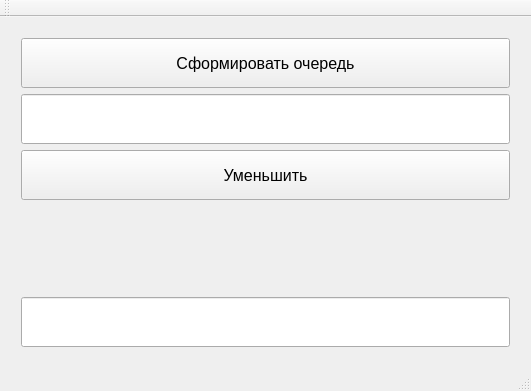
<?xml version="1.0" encoding="UTF-8"?>
<ui version="4.0">
 <class>lab10</class>
 <widget class="QMainWindow" name="lab10">
  <property name="geometry">
   <rect>
    <x>0</x>
    <y>0</y>
    <width>531</width>
    <height>391</height>
   </rect>
  </property>
  <property name="windowTitle">
   <string>lab10</string>
  </property>
  <widget class="QWidget" name="centralWidget">
   <widget class="QWidget" name="">
    <property name="geometry">
     <rect>
      <x>10</x>
      <y>10</y>
      <width>511</width>
      <height>331</height>
     </rect>
    </property>
    <layout class="QVBoxLayout" name="verticalLayout">
     <item>
      <widget class="QPushButton" name="pushButton">
       <property name="minimumSize">
        <size>
         <width>0</width>
         <height>50</height>
        </size>
       </property>
       <property name="font">
        <font>
         <pointsize>12</pointsize>
        </font>
       </property>
       <property name="text">
        <string>Сформировать очередь</string>
       </property>
      </widget>
     </item>
     <item>
      <widget class="QLineEdit" name="lineEdit">
       <property name="minimumSize">
        <size>
         <width>0</width>
         <height>50</height>
        </size>
       </property>
       <property name="font">
        <font>
         <pointsize>12</pointsize>
        </font>
       </property>
      </widget>
     </item>
     <item>
      <widget class="QPushButton" name="pushButton_2">
       <property name="minimumSize">
        <size>
         <width>0</width>
         <height>50</height>
        </size>
       </property>
       <property name="font">
        <font>
         <pointsize>12</pointsize>
        </font>
       </property>
       <property name="text">
        <string>Уменьшить</string>
       </property>
      </widget>
     </item>
     <item>
      <widget class="QLabel" name="label">
       <property name="minimumSize">
        <size>
         <width>0</width>
         <height>50</height>
        </size>
       </property>
       <property name="font">
        <font>
         <pointsize>12</pointsize>
        </font>
       </property>
       <property name="text">
        <string/>
       </property>
      </widget>
     </item>
     <item>
      <widget class="QLineEdit" name="lineEdit_2">
       <property name="minimumSize">
        <size>
         <width>0</width>
         <height>50</height>
        </size>
       </property>
       <property name="font">
        <font>
         <pointsize>12</pointsize>
        </font>
       </property>
      </widget>
     </item>
    </layout>
   </widget>
  </widget>
  <widget class="QMenuBar" name="menuBar">
   <property name="geometry">
    <rect>
     <x>0</x>
     <y>0</y>
     <width>531</width>
     <height>17</height>
    </rect>
   </property>
  </widget>
  <widget class="QToolBar" name="mainToolBar">
   <attribute name="toolBarArea">
    <enum>TopToolBarArea</enum>
   </attribute>
   <attribute name="toolBarBreak">
    <bool>false</bool>
   </attribute>
  </widget>
  <widget class="QStatusBar" name="statusBar"/>
 </widget>
 <layoutdefault spacing="6" margin="11"/>
 <resources/>
 <connections/>
</ui>
